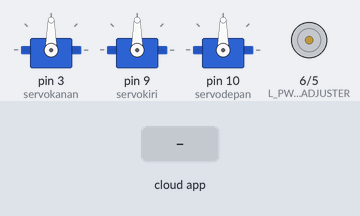
This sketch was run on a simulated Arduino Uno, built with avr-gcc and run on an emulated ATmega328P. Parts: 3 × servo, motor-driver pin pairs drawn as motors (green arrow = first pin HIGH = forward, orange = second pin HIGH = backward, longer = more drive). Inputs (shaded band) come from the test bench.

Above: at 1.2 s.
1.3 s: the phone or cloud app sets servo_kanan to 45
At 1.8 s:
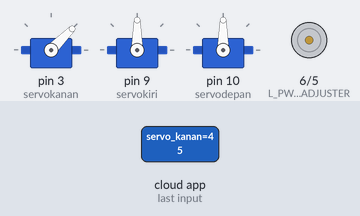
2.8 s: the phone or cloud app sets servo_kiri to 45
At 4.0 s:
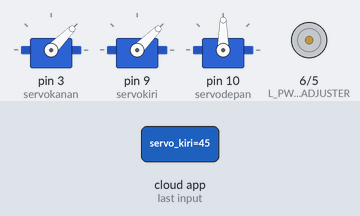
4.3 s: the phone or cloud app sets servo_depan to 45
At 5.2 s:
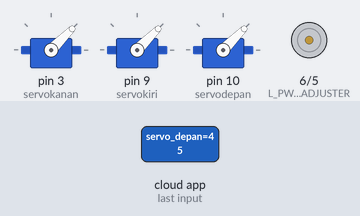
5.8 s: the phone or cloud app sets adjuster to -100
At 6.4 s:
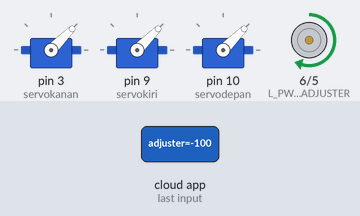
7.3 s: the phone or cloud app sets servo_kanan to 0
At 8.5 s:
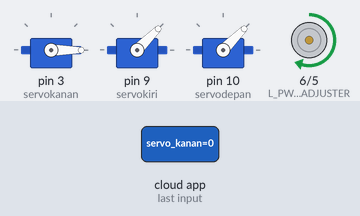
8.8 s: the phone or cloud app sets servo_kiri to 0
At 9.9 s:
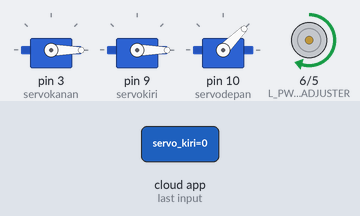
Timing chart, 0 to 11.3 s (numbered marks = the images above; inputs shaded):
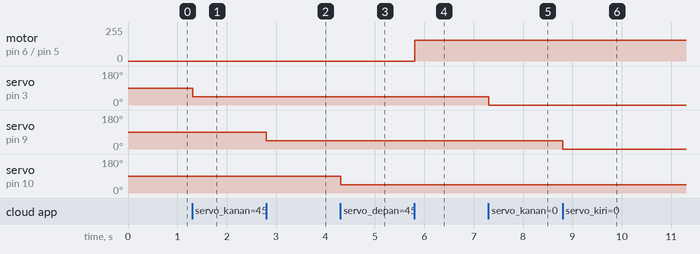

The sketch:

k21_main_R1_nano.ino
```cpp
#include <ros.h>
#include <std_msgs/Float64.h>
#include <std_msgs/UInt16.h>
#include <Servo.h>

#define R_PWM_ADJUSTER 5
#define L_PWM_ADJUSTER 6

ros::NodeHandle nh;

//=============== Servo
int servoR;
int servoL;
int servoF;

int servoRLast;
int servoLLast;
int servoFLast;

// ============ Adjuster
double nilai_adjuster;

// ============ Callback Adjuster
void adjusterCb(const std_msgs::Float64 &msg_adjuster) {
  nilai_adjuster = msg_adjuster.data;
  if (nilai_adjuster > 0) {
    analogWrite(R_PWM_ADJUSTER, nilai_adjuster);
    analogWrite(L_PWM_ADJUSTER, 0);
  }
  else if (nilai_adjuster < 0) {
    analogWrite(R_PWM_ADJUSTER, 0);
    analogWrite(L_PWM_ADJUSTER, nilai_adjuster);
  }
  else {
    analogWrite(R_PWM_ADJUSTER, 0);
    analogWrite(L_PWM_ADJUSTER, 0);
  }
}

Servo servokanan;
Servo servokiri;
Servo servodepan;

//=============== Callback Servo
void servo1Cb(const std_msgs::UInt16 &cmd_msg1) {
  servoR = cmd_msg1.data;
}

void servo2Cb(const std_msgs::UInt16 &cmd_msg2) {
  servoL = cmd_msg2.data;
}

void servo3Cb(const std_msgs::UInt16 &cmd_msg3) {
  servoF = cmd_msg3.data;
}

// ==================================== Subscribe For Servo =====================================
ros::Subscriber<std_msgs::UInt16> servo_kanan("/servo_kanan", servo1Cb);
ros::Subscriber<std_msgs::UInt16> servo_kiri("/servo_kiri", servo2Cb);
ros::Subscriber<std_msgs::UInt16> servo_depan("/servo_depan", servo3Cb);
// ==================================== Subscribe For Servo =====================================
ros::Subscriber<std_msgs::Float64> sub_adjuster("/adjuster", adjusterCb);

void setup() {
  Serial.begin(115200);

  pinMode(R_PWM_ADJUSTER, OUTPUT);
  pinMode(L_PWM_ADJUSTER, OUTPUT);

  nh.subscribe(servo_kanan);
  nh.subscribe(servo_kiri);
  nh.subscribe(servo_depan);

  nh.subscribe(sub_adjuster);

  servokanan.attach(3);
  servokiri.attach(9);
  servodepan.attach(10);
}

void loop() {

  delay(1);
  if (servoR != servoRLast) {
    servokanan.write(servoR);
    servoRLast = servoR;
  }
  if (servoL != servoLLast) {
    servokiri.write(servoL);
    servoLLast = servoL;
  }
  if (servoF != servoFLast) {
    servodepan.write(servoF);
    servoFLast = servoF;
  }
  delay(5);

  nh.spinOnce();
}
```

Measured:
- after the input at 1.3 s, servo on pin 3 (servokanan): 90° → 45° at once
- after the input at 2.8 s, servo on pin 9 (servokiri): 90° → 45° at once
- after the input at 4.3 s, servo on pin 10 (servodepan): 90° → 45° at once
- after the input at 5.8 s, motor on pin 6 (L_PWM_ADJUSTER) / pin 5 (R_PWM_ADJUSTER): stopped → forward 156/255 at once
- after the input at 7.3 s, servo on pin 3 (servokanan): 45° → 0° at once
- after the input at 8.8 s, servo on pin 9 (servokiri): 45° → 0° at once
